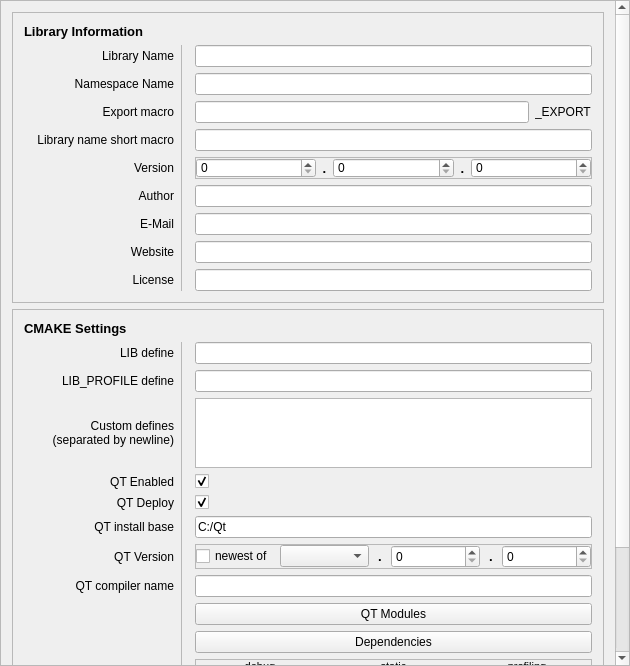
<?xml version="1.0" encoding="UTF-8"?>
<ui version="4.0">
 <class>ProjectSettingsDialog</class>
 <widget class="QWidget" name="ProjectSettingsDialog">
  <property name="geometry">
   <rect>
    <x>0</x>
    <y>0</y>
    <width>630</width>
    <height>666</height>
   </rect>
  </property>
  <property name="minimumSize">
   <size>
    <width>630</width>
    <height>100</height>
   </size>
  </property>
  <property name="windowTitle">
   <string>ProjectSettingsDialog</string>
  </property>
  <layout class="QVBoxLayout" name="verticalLayout">
   <property name="leftMargin">
    <number>0</number>
   </property>
   <property name="topMargin">
    <number>0</number>
   </property>
   <property name="rightMargin">
    <number>0</number>
   </property>
   <property name="bottomMargin">
    <number>0</number>
   </property>
   <item>
    <widget class="QScrollArea" name="scrollArea">
     <property name="verticalScrollBarPolicy">
      <enum>Qt::ScrollBarAlwaysOn</enum>
     </property>
     <property name="widgetResizable">
      <bool>true</bool>
     </property>
     <widget class="QWidget" name="scrollAreaWidgetContents">
      <property name="geometry">
       <rect>
        <x>0</x>
        <y>-39</y>
        <width>614</width>
        <height>779</height>
       </rect>
      </property>
      <layout class="QVBoxLayout" name="verticalLayout_2">
       <item>
        <widget class="QFrame" name="librarySettings_frame">
         <property name="frameShape">
          <enum>QFrame::Box</enum>
         </property>
         <property name="frameShadow">
          <enum>QFrame::Raised</enum>
         </property>
         <property name="lineWidth">
          <number>0</number>
         </property>
         <property name="midLineWidth">
          <number>1</number>
         </property>
         <layout class="QGridLayout" name="gridLayout" rowstretch="1,0,0,0,0,0,0,0,0,0" columnminimumwidth="150,0,0,0,0">
          <property name="sizeConstraint">
           <enum>QLayout::SetDefaultConstraint</enum>
          </property>
          <item row="8" column="0">
           <widget class="QLabel" name="label_7">
            <property name="text">
             <string>Website</string>
            </property>
            <property name="alignment">
             <set>Qt::AlignRight|Qt::AlignTrailing|Qt::AlignVCenter</set>
            </property>
           </widget>
          </item>
          <item row="5" column="3" colspan="2">
           <widget class="QFrame" name="version_frame">
            <property name="sizePolicy">
             <sizepolicy hsizetype="Minimum" vsizetype="Minimum">
              <horstretch>0</horstretch>
              <verstretch>0</verstretch>
             </sizepolicy>
            </property>
            <property name="maximumSize">
             <size>
              <width>16777215</width>
              <height>22</height>
             </size>
            </property>
            <property name="frameShape">
             <enum>QFrame::StyledPanel</enum>
            </property>
            <property name="frameShadow">
             <enum>QFrame::Raised</enum>
            </property>
            <layout class="QHBoxLayout" name="horizontalLayout">
             <property name="leftMargin">
              <number>0</number>
             </property>
             <property name="topMargin">
              <number>0</number>
             </property>
             <property name="rightMargin">
              <number>0</number>
             </property>
             <property name="bottomMargin">
              <number>0</number>
             </property>
             <item>
              <widget class="QSpinBox" name="major_spinBox">
               <property name="value">
                <number>0</number>
               </property>
              </widget>
             </item>
             <item>
              <widget class="QLabel" name="label_2">
               <property name="maximumSize">
                <size>
                 <width>5</width>
                 <height>16777215</height>
                </size>
               </property>
               <property name="font">
                <font>
                 <pointsize>10</pointsize>
                 <weight>75</weight>
                 <bold>true</bold>
                </font>
               </property>
               <property name="text">
                <string>.</string>
               </property>
               <property name="alignment">
                <set>Qt::AlignCenter</set>
               </property>
              </widget>
             </item>
             <item>
              <widget class="QSpinBox" name="minor_spinBox">
               <property name="value">
                <number>0</number>
               </property>
              </widget>
             </item>
             <item>
              <widget class="QLabel" name="label">
               <property name="maximumSize">
                <size>
                 <width>5</width>
                 <height>16777215</height>
                </size>
               </property>
               <property name="font">
                <font>
                 <pointsize>10</pointsize>
                 <weight>75</weight>
                 <bold>true</bold>
                </font>
               </property>
               <property name="text">
                <string>.</string>
               </property>
               <property name="alignment">
                <set>Qt::AlignCenter</set>
               </property>
              </widget>
             </item>
             <item>
              <widget class="QSpinBox" name="patch_spinBox">
               <property name="value">
                <number>0</number>
               </property>
              </widget>
             </item>
            </layout>
           </widget>
          </item>
          <item row="3" column="0">
           <widget class="QLabel" name="label_23">
            <property name="text">
             <string>Export macro</string>
            </property>
            <property name="alignment">
             <set>Qt::AlignRight|Qt::AlignTrailing|Qt::AlignVCenter</set>
            </property>
           </widget>
          </item>
          <item row="6" column="3" colspan="2">
           <widget class="QLineEdit" name="author_lineEdit">
            <property name="text">
             <string/>
            </property>
           </widget>
          </item>
          <item row="1" column="3" colspan="2">
           <widget class="QLineEdit" name="libraryName_lineEdit">
            <property name="text">
             <string/>
            </property>
           </widget>
          </item>
          <item row="9" column="0">
           <widget class="QLabel" name="label_8">
            <property name="text">
             <string>License</string>
            </property>
            <property name="alignment">
             <set>Qt::AlignRight|Qt::AlignTrailing|Qt::AlignVCenter</set>
            </property>
           </widget>
          </item>
          <item row="5" column="0">
           <widget class="QLabel" name="label_3">
            <property name="text">
             <string>Version</string>
            </property>
            <property name="alignment">
             <set>Qt::AlignRight|Qt::AlignTrailing|Qt::AlignVCenter</set>
            </property>
           </widget>
          </item>
          <item row="1" column="1" rowspan="9">
           <widget class="Line" name="line">
            <property name="frameShadow">
             <enum>QFrame::Raised</enum>
            </property>
            <property name="lineWidth">
             <number>0</number>
            </property>
            <property name="midLineWidth">
             <number>1</number>
            </property>
            <property name="orientation">
             <enum>Qt::Vertical</enum>
            </property>
           </widget>
          </item>
          <item row="1" column="0">
           <widget class="QLabel" name="label_5">
            <property name="text">
             <string>Library Name</string>
            </property>
            <property name="alignment">
             <set>Qt::AlignRight|Qt::AlignTrailing|Qt::AlignVCenter</set>
            </property>
           </widget>
          </item>
          <item row="6" column="0">
           <widget class="QLabel" name="label_4">
            <property name="text">
             <string>Author</string>
            </property>
            <property name="alignment">
             <set>Qt::AlignRight|Qt::AlignTrailing|Qt::AlignVCenter</set>
            </property>
           </widget>
          </item>
          <item row="2" column="3" colspan="2">
           <widget class="QLineEdit" name="namespaceName_lineEdit">
            <property name="text">
             <string/>
            </property>
           </widget>
          </item>
          <item row="0" column="0" colspan="4">
           <widget class="QLabel" name="label_9">
            <property name="maximumSize">
             <size>
              <width>16777215</width>
              <height>25</height>
             </size>
            </property>
            <property name="font">
             <font>
              <pointsize>10</pointsize>
              <weight>75</weight>
              <bold>true</bold>
             </font>
            </property>
            <property name="text">
             <string>Library Information</string>
            </property>
           </widget>
          </item>
          <item row="3" column="3">
           <widget class="QLineEdit" name="exportName_lineEdit">
            <property name="text">
             <string/>
            </property>
           </widget>
          </item>
          <item row="2" column="0">
           <widget class="QLabel" name="label_22">
            <property name="text">
             <string>Namespace Name</string>
            </property>
            <property name="alignment">
             <set>Qt::AlignRight|Qt::AlignTrailing|Qt::AlignVCenter</set>
            </property>
           </widget>
          </item>
          <item row="7" column="3" colspan="2">
           <widget class="QLineEdit" name="email_lineEdit">
            <property name="text">
             <string/>
            </property>
           </widget>
          </item>
          <item row="9" column="3" colspan="2">
           <widget class="QLineEdit" name="license_lineEdit">
            <property name="text">
             <string/>
            </property>
           </widget>
          </item>
          <item row="8" column="3" colspan="2">
           <widget class="QLineEdit" name="website_lineEdit">
            <property name="text">
             <string/>
            </property>
           </widget>
          </item>
          <item row="7" column="0">
           <widget class="QLabel" name="label_6">
            <property name="text">
             <string>E-Mail</string>
            </property>
            <property name="alignment">
             <set>Qt::AlignRight|Qt::AlignTrailing|Qt::AlignVCenter</set>
            </property>
           </widget>
          </item>
          <item row="3" column="4">
           <widget class="QLabel" name="label_24">
            <property name="text">
             <string>_EXPORT</string>
            </property>
           </widget>
          </item>
          <item row="4" column="0">
           <widget class="QLabel" name="label_25">
            <property name="text">
             <string>Library name short macro</string>
            </property>
            <property name="alignment">
             <set>Qt::AlignRight|Qt::AlignTrailing|Qt::AlignVCenter</set>
            </property>
           </widget>
          </item>
          <item row="4" column="3" colspan="2">
           <widget class="QLineEdit" name="libraryNameShort_lineEdit"/>
          </item>
         </layout>
        </widget>
       </item>
       <item>
        <widget class="QFrame" name="cmakeSettings_frame">
         <property name="frameShape">
          <enum>QFrame::Box</enum>
         </property>
         <property name="frameShadow">
          <enum>QFrame::Raised</enum>
         </property>
         <property name="lineWidth">
          <number>0</number>
         </property>
         <property name="midLineWidth">
          <number>1</number>
         </property>
         <layout class="QGridLayout" name="gridLayout_2" columnminimumwidth="150,0,0,0">
          <item row="11" column="3">
           <widget class="QFrame" name="version_frame_2">
            <property name="sizePolicy">
             <sizepolicy hsizetype="Minimum" vsizetype="Minimum">
              <horstretch>0</horstretch>
              <verstretch>0</verstretch>
             </sizepolicy>
            </property>
            <property name="maximumSize">
             <size>
              <width>16777215</width>
              <height>41</height>
             </size>
            </property>
            <property name="frameShape">
             <enum>QFrame::StyledPanel</enum>
            </property>
            <property name="frameShadow">
             <enum>QFrame::Raised</enum>
            </property>
            <layout class="QGridLayout" name="gridLayout_3">
             <property name="leftMargin">
              <number>0</number>
             </property>
             <property name="topMargin">
              <number>0</number>
             </property>
             <property name="rightMargin">
              <number>0</number>
             </property>
             <property name="bottomMargin">
              <number>0</number>
             </property>
             <item row="0" column="2">
              <widget class="QLabel" name="label_18">
               <property name="maximumSize">
                <size>
                 <width>16777215</width>
                 <height>16777215</height>
                </size>
               </property>
               <property name="font">
                <font>
                 <pointsize>8</pointsize>
                 <weight>50</weight>
                 <bold>false</bold>
                </font>
               </property>
               <property name="text">
                <string>profiling</string>
               </property>
               <property name="alignment">
                <set>Qt::AlignCenter</set>
               </property>
              </widget>
             </item>
             <item row="0" column="1">
              <widget class="QLabel" name="label_17">
               <property name="maximumSize">
                <size>
                 <width>16777215</width>
                 <height>16777215</height>
                </size>
               </property>
               <property name="font">
                <font>
                 <pointsize>8</pointsize>
                 <weight>50</weight>
                 <bold>false</bold>
                </font>
               </property>
               <property name="text">
                <string>static</string>
               </property>
               <property name="alignment">
                <set>Qt::AlignCenter</set>
               </property>
              </widget>
             </item>
             <item row="0" column="0">
              <widget class="QLabel" name="label_16">
               <property name="maximumSize">
                <size>
                 <width>16777215</width>
                 <height>16777215</height>
                </size>
               </property>
               <property name="font">
                <font>
                 <pointsize>8</pointsize>
                 <weight>50</weight>
                 <bold>false</bold>
                </font>
               </property>
               <property name="text">
                <string>debug</string>
               </property>
               <property name="alignment">
                <set>Qt::AlignCenter</set>
               </property>
              </widget>
             </item>
             <item row="1" column="2">
              <widget class="QLineEdit" name="profilingPostFix_lineEdit">
               <property name="text">
                <string>-p</string>
               </property>
              </widget>
             </item>
             <item row="1" column="0">
              <widget class="QLineEdit" name="debugPostFix_lineEdit">
               <property name="text">
                <string>-d</string>
               </property>
              </widget>
             </item>
             <item row="1" column="1">
              <widget class="QLineEdit" name="staticPostFix_lineEdit">
               <property name="text">
                <string>-s</string>
               </property>
              </widget>
             </item>
            </layout>
           </widget>
          </item>
          <item row="5" column="0">
           <widget class="QLabel" name="label_14">
            <property name="text">
             <string>QT Deploy</string>
            </property>
            <property name="alignment">
             <set>Qt::AlignRight|Qt::AlignTrailing|Qt::AlignVCenter</set>
            </property>
           </widget>
          </item>
          <item row="7" column="0">
           <widget class="QLabel" name="label_26">
            <property name="text">
             <string>QT Version</string>
            </property>
            <property name="alignment">
             <set>Qt::AlignRight|Qt::AlignTrailing|Qt::AlignVCenter</set>
            </property>
           </widget>
          </item>
          <item row="1" column="3">
           <widget class="QLineEdit" name="libDefine_lineEdit">
            <property name="text">
             <string/>
            </property>
           </widget>
          </item>
          <item row="14" column="3">
           <widget class="QCheckBox" name="compileUnitTests_checkBox">
            <property name="text">
             <string/>
            </property>
            <property name="checked">
             <bool>true</bool>
            </property>
           </widget>
          </item>
          <item row="2" column="0">
           <widget class="QLabel" name="label_12">
            <property name="text">
             <string>LIB_PROFILE define</string>
            </property>
            <property name="alignment">
             <set>Qt::AlignRight|Qt::AlignTrailing|Qt::AlignVCenter</set>
            </property>
           </widget>
          </item>
          <item row="13" column="0">
           <widget class="QLabel" name="label_20">
            <property name="text">
             <string>Compile examples</string>
            </property>
            <property name="alignment">
             <set>Qt::AlignRight|Qt::AlignTrailing|Qt::AlignVCenter</set>
            </property>
           </widget>
          </item>
          <item row="10" column="3">
           <widget class="QPushButton" name="dependencies_pushButton">
            <property name="text">
             <string>Dependencies</string>
            </property>
           </widget>
          </item>
          <item row="1" column="0">
           <widget class="QLabel" name="label_11">
            <property name="text">
             <string>LIB define</string>
            </property>
            <property name="alignment">
             <set>Qt::AlignRight|Qt::AlignTrailing|Qt::AlignVCenter</set>
            </property>
           </widget>
          </item>
          <item row="6" column="0">
           <widget class="QLabel" name="label_29">
            <property name="text">
             <string>QT install base</string>
            </property>
            <property name="alignment">
             <set>Qt::AlignRight|Qt::AlignTrailing|Qt::AlignVCenter</set>
            </property>
           </widget>
          </item>
          <item row="4" column="3">
           <widget class="QCheckBox" name="qtEnable_checkBox">
            <property name="text">
             <string/>
            </property>
            <property name="checked">
             <bool>true</bool>
            </property>
           </widget>
          </item>
          <item row="7" column="3">
           <widget class="QFrame" name="frame">
            <property name="frameShape">
             <enum>QFrame::StyledPanel</enum>
            </property>
            <property name="frameShadow">
             <enum>QFrame::Raised</enum>
            </property>
            <layout class="QHBoxLayout" name="horizontalLayout_2" stretch="0,3,3,3,3,3">
             <property name="leftMargin">
              <number>0</number>
             </property>
             <property name="topMargin">
              <number>0</number>
             </property>
             <property name="rightMargin">
              <number>0</number>
             </property>
             <property name="bottomMargin">
              <number>0</number>
             </property>
             <item>
              <widget class="QCheckBox" name="qt_useNewestVersion_checkBox">
               <property name="maximumSize">
                <size>
                 <width>16777215</width>
                 <height>16777215</height>
                </size>
               </property>
               <property name="text">
                <string>newest of</string>
               </property>
              </widget>
             </item>
             <item>
              <widget class="QComboBox" name="qt_majorVersion_comboBox"/>
             </item>
             <item>
              <widget class="QLabel" name="label_27">
               <property name="maximumSize">
                <size>
                 <width>10</width>
                 <height>16777215</height>
                </size>
               </property>
               <property name="font">
                <font>
                 <pointsize>10</pointsize>
                 <weight>75</weight>
                 <bold>true</bold>
                </font>
               </property>
               <property name="text">
                <string>.</string>
               </property>
               <property name="alignment">
                <set>Qt::AlignCenter</set>
               </property>
              </widget>
             </item>
             <item>
              <widget class="QSpinBox" name="qt_minorVersion_spinBox"/>
             </item>
             <item>
              <widget class="QLabel" name="label_28">
               <property name="maximumSize">
                <size>
                 <width>10</width>
                 <height>16777215</height>
                </size>
               </property>
               <property name="font">
                <font>
                 <pointsize>10</pointsize>
                 <weight>75</weight>
                 <bold>true</bold>
                </font>
               </property>
               <property name="text">
                <string>.</string>
               </property>
               <property name="alignment">
                <set>Qt::AlignCenter</set>
               </property>
              </widget>
             </item>
             <item>
              <widget class="QSpinBox" name="qt_patchVersion_spinBox"/>
             </item>
            </layout>
           </widget>
          </item>
          <item row="9" column="3">
           <widget class="QPushButton" name="qtModules_pushButton">
            <property name="text">
             <string>QT Modules</string>
            </property>
           </widget>
          </item>
          <item row="5" column="3">
           <widget class="QCheckBox" name="qtDeploy_checkBox">
            <property name="text">
             <string/>
            </property>
            <property name="checked">
             <bool>true</bool>
            </property>
           </widget>
          </item>
          <item row="12" column="3">
           <widget class="QSpinBox" name="cxxStandard_spinBox">
            <property name="value">
             <number>14</number>
            </property>
           </widget>
          </item>
          <item row="0" column="0" colspan="4">
           <widget class="QLabel" name="label_10">
            <property name="maximumSize">
             <size>
              <width>16777215</width>
              <height>25</height>
             </size>
            </property>
            <property name="font">
             <font>
              <pointsize>10</pointsize>
              <weight>75</weight>
              <bold>true</bold>
             </font>
            </property>
            <property name="text">
             <string>CMAKE Settings</string>
            </property>
           </widget>
          </item>
          <item row="8" column="0">
           <widget class="QLabel" name="label_30">
            <property name="text">
             <string>QT compiler name</string>
            </property>
            <property name="alignment">
             <set>Qt::AlignRight|Qt::AlignTrailing|Qt::AlignVCenter</set>
            </property>
           </widget>
          </item>
          <item row="14" column="0">
           <widget class="QLabel" name="label_21">
            <property name="text">
             <string>Compile unittests</string>
            </property>
            <property name="alignment">
             <set>Qt::AlignRight|Qt::AlignTrailing|Qt::AlignVCenter</set>
            </property>
           </widget>
          </item>
          <item row="12" column="0">
           <widget class="QLabel" name="label_19">
            <property name="text">
             <string>C++ Standard</string>
            </property>
            <property name="alignment">
             <set>Qt::AlignRight|Qt::AlignTrailing|Qt::AlignVCenter</set>
            </property>
           </widget>
          </item>
          <item row="6" column="3">
           <widget class="QLineEdit" name="qt_installBasePath_lineEdit">
            <property name="text">
             <string>C:/Qt</string>
            </property>
           </widget>
          </item>
          <item row="8" column="3">
           <widget class="QLineEdit" name="qt_compilerName_lineEdit"/>
          </item>
          <item row="11" column="0">
           <widget class="QLabel" name="label_15">
            <property name="text">
             <string>Filename postfix</string>
            </property>
            <property name="alignment">
             <set>Qt::AlignRight|Qt::AlignTrailing|Qt::AlignVCenter</set>
            </property>
           </widget>
          </item>
          <item row="1" column="1" rowspan="14">
           <widget class="Line" name="line_2">
            <property name="frameShadow">
             <enum>QFrame::Raised</enum>
            </property>
            <property name="lineWidth">
             <number>0</number>
            </property>
            <property name="midLineWidth">
             <number>1</number>
            </property>
            <property name="orientation">
             <enum>Qt::Vertical</enum>
            </property>
           </widget>
          </item>
          <item row="13" column="3">
           <widget class="QCheckBox" name="compileExamples_checkBox">
            <property name="text">
             <string/>
            </property>
            <property name="checked">
             <bool>true</bool>
            </property>
           </widget>
          </item>
          <item row="2" column="3">
           <widget class="QLineEdit" name="libProfileDefine_lineEdit">
            <property name="text">
             <string/>
            </property>
           </widget>
          </item>
          <item row="4" column="0">
           <widget class="QLabel" name="label_13">
            <property name="text">
             <string>QT Enabled</string>
            </property>
            <property name="alignment">
             <set>Qt::AlignRight|Qt::AlignTrailing|Qt::AlignVCenter</set>
            </property>
           </widget>
          </item>
          <item row="3" column="3">
           <widget class="QPlainTextEdit" name="customDefines_plainTextEdit">
            <property name="plainText">
             <string/>
            </property>
           </widget>
          </item>
          <item row="3" column="0">
           <widget class="QLabel" name="label_31">
            <property name="text">
             <string>Custom defines
(separated by newline)</string>
            </property>
            <property name="alignment">
             <set>Qt::AlignRight|Qt::AlignTrailing|Qt::AlignVCenter</set>
            </property>
           </widget>
          </item>
         </layout>
        </widget>
       </item>
      </layout>
     </widget>
    </widget>
   </item>
  </layout>
 </widget>
 <layoutdefault spacing="6" margin="11"/>
 <tabstops>
  <tabstop>libraryName_lineEdit</tabstop>
  <tabstop>namespaceName_lineEdit</tabstop>
  <tabstop>exportName_lineEdit</tabstop>
  <tabstop>major_spinBox</tabstop>
  <tabstop>minor_spinBox</tabstop>
  <tabstop>patch_spinBox</tabstop>
  <tabstop>author_lineEdit</tabstop>
  <tabstop>email_lineEdit</tabstop>
  <tabstop>website_lineEdit</tabstop>
  <tabstop>license_lineEdit</tabstop>
  <tabstop>libDefine_lineEdit</tabstop>
  <tabstop>libProfileDefine_lineEdit</tabstop>
  <tabstop>qtEnable_checkBox</tabstop>
  <tabstop>qtDeploy_checkBox</tabstop>
  <tabstop>qtModules_pushButton</tabstop>
  <tabstop>dependencies_pushButton</tabstop>
  <tabstop>debugPostFix_lineEdit</tabstop>
  <tabstop>staticPostFix_lineEdit</tabstop>
  <tabstop>profilingPostFix_lineEdit</tabstop>
  <tabstop>cxxStandard_spinBox</tabstop>
  <tabstop>compileExamples_checkBox</tabstop>
  <tabstop>compileUnitTests_checkBox</tabstop>
 </tabstops>
 <resources/>
 <connections/>
</ui>
